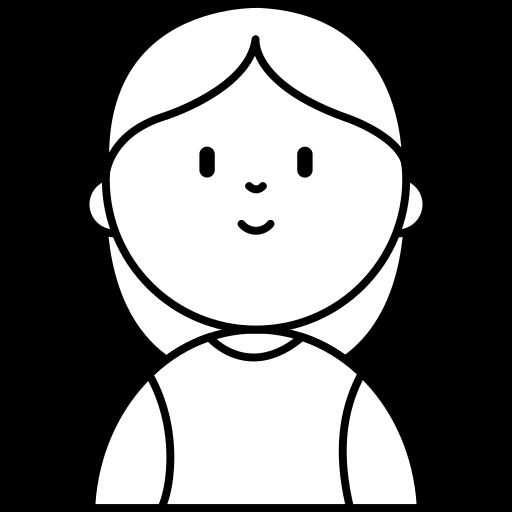
#> input picture raw/train/inputs/0.png, 512 x 512 px; its folder holds only this picture in this run
$ jupyter execute --allow-errors dataset-preparation.ipynb
#> lines starting #> are read from the running program, lines starting #| are printed output that depends on the picture
[cell 1]
from glob import glob
import shutil
import os

import cv2
import numpy as np
import pandas as pd

[cell 2]
phase = 'train'

## Copy files

[cell 3]
png_files = glob(f'raw/{phase}/inputs/*.png')
png_files = sorted(png_files, key=lambda x: int(''.join(filter(str.isdigit, x))))

for i, file in enumerate(png_files):
    if file.endswith('.png'):
        # Open the PNG file
        png_image = cv2.imread(file, cv2.IMREAD_UNCHANGED)
#> png_image is the input picture: shape (512, 512, 4); mean B, G, R, A 115, 115, 115, 139.3

        # Create a white background image with the same size as the PNG image
        white_background = 255 * np.ones_like(png_image[..., :3])  # Create a white RGB image

        # Check if the PNG image has an alpha channel
        if png_image.shape[-1] == 4:
            # Merge the RGB channels of the PNG image with the white background
            alpha = png_image[..., 3] / 255.0  # Normalize alpha channel
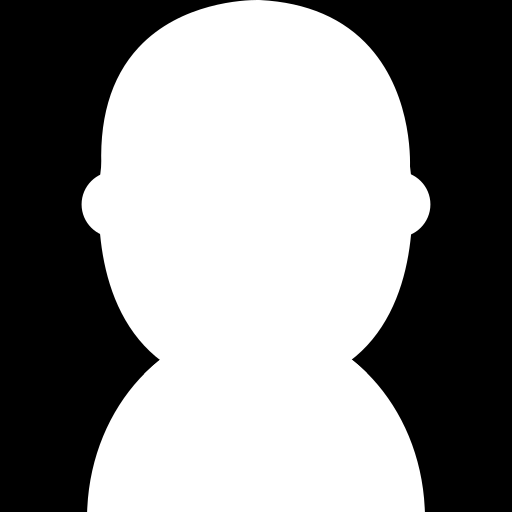
#> alpha: shape (512, 512) float64; min 0, max 1, mean 0.546
            white_background = (1.0 - alpha[..., None]) * white_background + alpha[..., None] * png_image[..., :3]
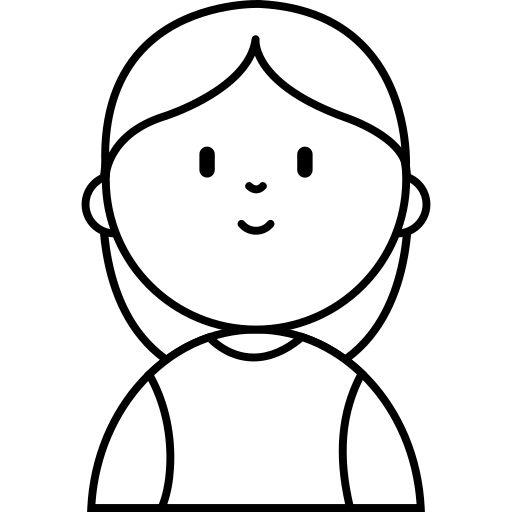
#> white_background: shape (512, 512, 3) float64; min 0, max 255, mean 230.6

        dst_file = f'processed/{phase}/inputs/{i+1:04d}.bmp'
        cv2.imwrite(dst_file, white_background)

print('Conversion complete.')

$ run again, on raw/train/inputs/5.png
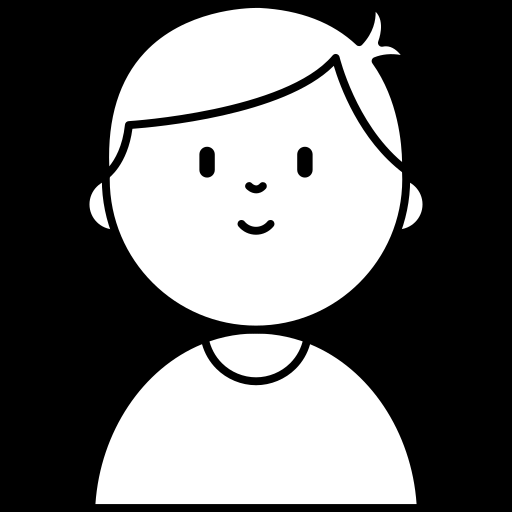
#> input picture raw/train/inputs/5.png, 512 x 512 px
#> png_image is the input picture: shape (512, 512, 4); mean B, G, R, A 110.2, 110.2, 110.2, 131.9
#> `alpha = png_image[..., 3] / 255.0`:
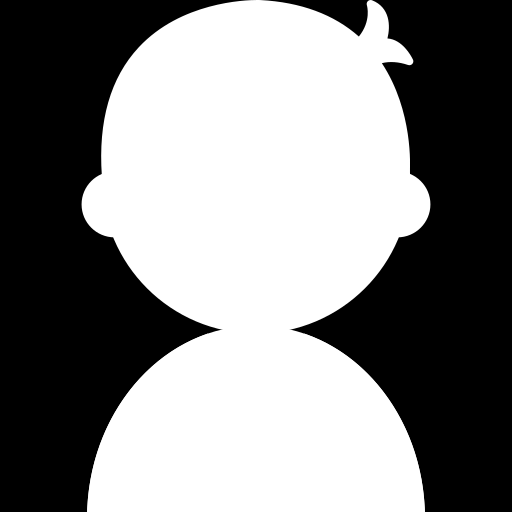
#> alpha: shape (512, 512) float64; min 0, max 1, mean 0.517
#> `white_background = (1.0 - alpha[..., None]) * white_background + alpha..`:
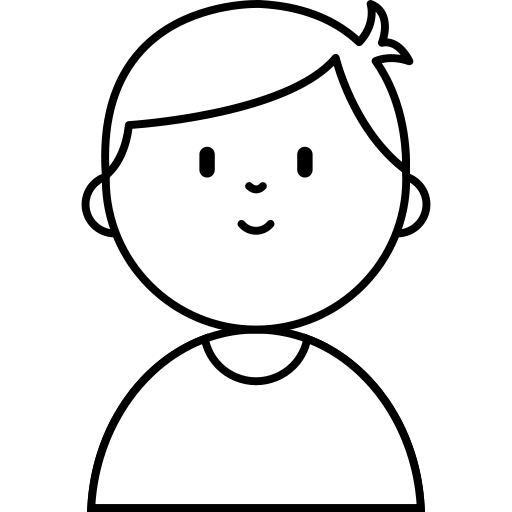
#> white_background: shape (512, 512, 3) float64; min 0, max 255, mean 233.3
